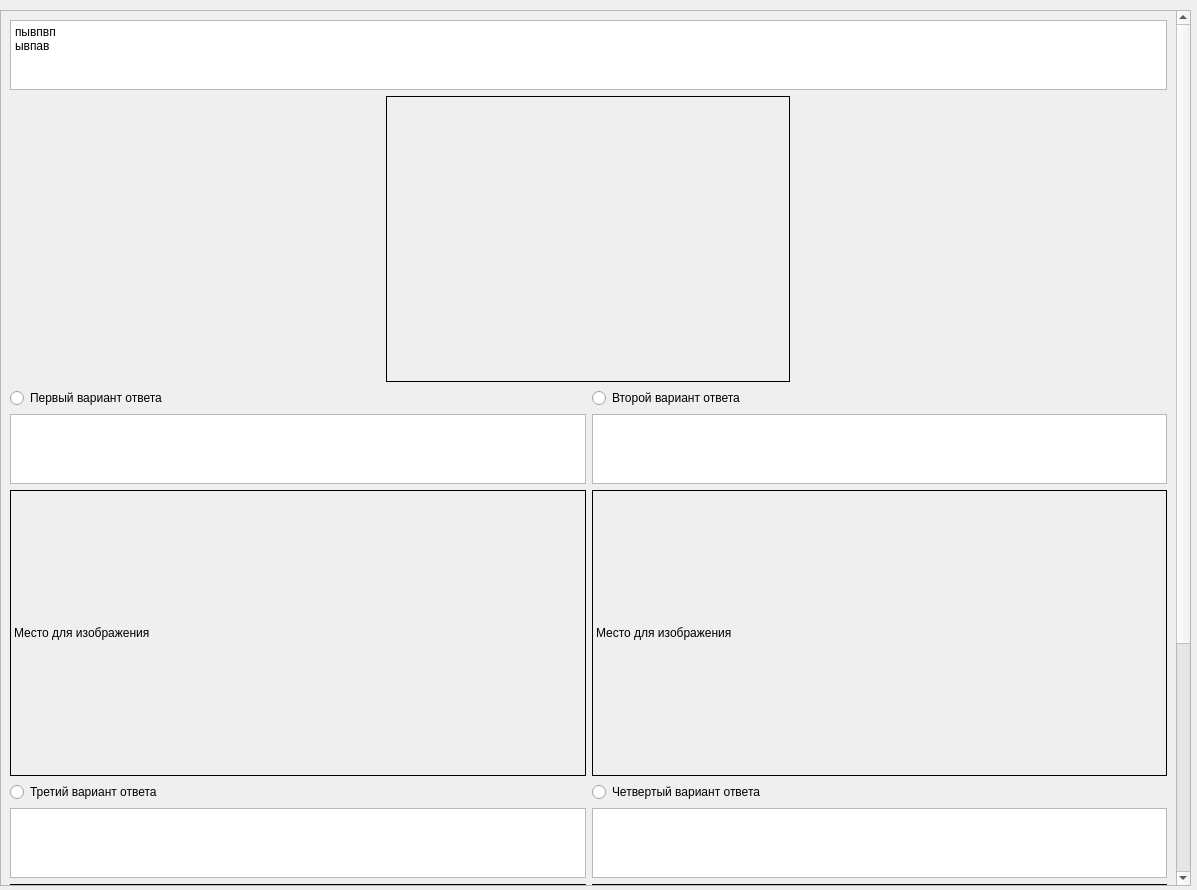
<?xml version="1.0" encoding="UTF-8"?>
<ui version="4.0">
 <class>Form_test2</class>
 <widget class="QWidget" name="Form_test2">
  <property name="geometry">
   <rect>
    <x>0</x>
    <y>0</y>
    <width>1197</width>
    <height>890</height>
   </rect>
  </property>
  <property name="windowTitle">
   <string>Form</string>
  </property>
  <widget class="QScrollArea" name="scrollArea">
   <property name="geometry">
    <rect>
     <x>0</x>
     <y>10</y>
     <width>1191</width>
     <height>876</height>
    </rect>
   </property>
   <property name="maximumSize">
    <size>
     <width>1191</width>
     <height>16777215</height>
    </size>
   </property>
   <property name="verticalScrollBarPolicy">
    <enum>Qt::ScrollBarAsNeeded</enum>
   </property>
   <property name="horizontalScrollBarPolicy">
    <enum>Qt::ScrollBarAsNeeded</enum>
   </property>
   <property name="sizeAdjustPolicy">
    <enum>QAbstractScrollArea::AdjustToContents</enum>
   </property>
   <property name="widgetResizable">
    <bool>true</bool>
   </property>
   <widget class="QWidget" name="scrollAreaWidgetContents_2">
    <property name="geometry">
     <rect>
      <x>0</x>
      <y>-340</y>
      <width>1172</width>
      <height>1214</height>
     </rect>
    </property>
    <layout class="QVBoxLayout" name="verticalLayout_18">
     <item>
      <layout class="QVBoxLayout" name="verticalLayout_19">
       <item>
        <layout class="QVBoxLayout" name="verticalLayout_3">
         <item>
          <layout class="QVBoxLayout" name="verticalLayout_4">
           <property name="sizeConstraint">
            <enum>QLayout::SetMinAndMaxSize</enum>
           </property>
           <item>
            <widget class="QPlainTextEdit" name="plainTextEdit_question">
             <property name="plainText">
              <string>пывпвп
ывпав</string>
             </property>
            </widget>
           </item>
          </layout>
         </item>
         <item alignment="Qt::AlignHCenter">
          <widget class="QLabel" name="label_img_question">
           <property name="minimumSize">
            <size>
             <width>404</width>
             <height>286</height>
            </size>
           </property>
           <property name="frameShape">
            <enum>QFrame::Box</enum>
           </property>
           <property name="text">
            <string/>
           </property>
          </widget>
         </item>
        </layout>
       </item>
       <item>
        <layout class="QHBoxLayout" name="horizontalLayout_6">
         <item>
          <widget class="QRadioButton" name="radioButton_answer1">
           <property name="text">
            <string>Первый вариант ответа</string>
           </property>
          </widget>
         </item>
         <item>
          <widget class="QRadioButton" name="radioButton_answer2">
           <property name="text">
            <string>Второй вариант ответа</string>
           </property>
          </widget>
         </item>
        </layout>
       </item>
       <item>
        <layout class="QHBoxLayout" name="horizontalLayout">
         <item>
          <widget class="QTextBrowser" name="textBrowser_2"/>
         </item>
         <item>
          <widget class="QTextBrowser" name="textBrowser"/>
         </item>
        </layout>
       </item>
       <item>
        <layout class="QHBoxLayout" name="horizontalLayout_7">
         <item>
          <widget class="QLabel" name="label_img_var1">
           <property name="minimumSize">
            <size>
             <width>404</width>
             <height>286</height>
            </size>
           </property>
           <property name="frameShape">
            <enum>QFrame::Box</enum>
           </property>
           <property name="text">
            <string>Место для изображения</string>
           </property>
          </widget>
         </item>
         <item>
          <widget class="QLabel" name="label_img_var3">
           <property name="minimumSize">
            <size>
             <width>404</width>
             <height>286</height>
            </size>
           </property>
           <property name="frameShape">
            <enum>QFrame::Box</enum>
           </property>
           <property name="text">
            <string>Место для изображения</string>
           </property>
          </widget>
         </item>
        </layout>
       </item>
       <item>
        <layout class="QHBoxLayout" name="horizontalLayout_8">
         <item>
          <widget class="QRadioButton" name="radioButton_answer3">
           <property name="text">
            <string>Третий вариант ответа</string>
           </property>
          </widget>
         </item>
         <item>
          <widget class="QRadioButton" name="radioButton_answer">
           <property name="text">
            <string>Четвертый вариант ответа</string>
           </property>
          </widget>
         </item>
        </layout>
       </item>
       <item>
        <layout class="QHBoxLayout" name="horizontalLayout_2">
         <item>
          <widget class="QTextBrowser" name="textBrowser_4"/>
         </item>
         <item>
          <widget class="QTextBrowser" name="textBrowser_3"/>
         </item>
        </layout>
       </item>
       <item>
        <layout class="QHBoxLayout" name="horizontalLayout_9">
         <item>
          <widget class="QLabel" name="label_img_var2">
           <property name="minimumSize">
            <size>
             <width>404</width>
             <height>286</height>
            </size>
           </property>
           <property name="frameShape">
            <enum>QFrame::Box</enum>
           </property>
           <property name="text">
            <string>Место для изображения</string>
           </property>
          </widget>
         </item>
         <item>
          <widget class="QLabel" name="label_img_var4">
           <property name="minimumSize">
            <size>
             <width>404</width>
             <height>286</height>
            </size>
           </property>
           <property name="frameShape">
            <enum>QFrame::Box</enum>
           </property>
           <property name="text">
            <string>Место для изображения</string>
           </property>
          </widget>
         </item>
        </layout>
       </item>
       <item>
        <layout class="QHBoxLayout" name="horizontalLayout_10">
         <item>
          <widget class="QPushButton" name="pushButton_answer">
           <property name="text">
            <string>Ответить</string>
           </property>
          </widget>
         </item>
         <item>
          <widget class="QLabel" name="label_timer">
           <property name="text">
            <string/>
           </property>
          </widget>
         </item>
        </layout>
       </item>
      </layout>
     </item>
    </layout>
   </widget>
  </widget>
 </widget>
 <resources/>
 <connections/>
</ui>
